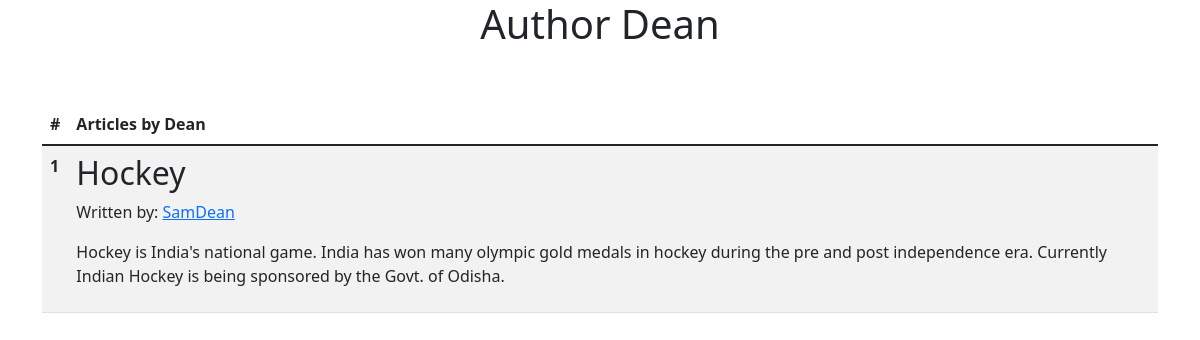
Screenshot of /author_home/Dean with the database file from the repository.
### main.py (models this page shows)
class User(db.Model):
    __tablename__ = "user"
    user_id = db.Column(db.Integer(), primary_key=True, autoincrement=True)
    name = db.Column(db.String(), unique=True)
    email = db.Column(db.String(), unique=True)

class Article(db.Model):
    __tablename__ = "article"
    article_id = db.Column(db.Integer(), primary_key=True, autoincrement=True)
    title = db.Column(db.String())
    content = db.Column(db.String())
    authors = db.relationship("User", secondary="article_authors")

### main.py (the view)
@app.route("/author_home/<author_name>", methods=["GET", "POST"])
def author_home(author_name):
    author_articles = Article.query.filter(
        Article.authors.any(name=author_name))
    return render_template("author_home.html", author_articles=author_articles, author_name=author_name)

### templates/author_home.html (shortened to what this page needs)
{% extends "base.html" %}
{% block body %}
<div class="container">
  <h1 class="text-center">Author {{ author_name }}</h1>
  <br /><br />
  <table class="table table-striped table-hover">
    <thead>
      <tr>
        <th scope="col">#</th>
        <th scope="col">Articles by {{ author_name }}</th>
      </tr>
    </thead>
    <tbody>
      {% for article in author_articles %}
      <tr>
        <th scope="row">{{ loop.index }}</th>
        <td>
          <h2>{{ article.title }}</h2>
          <p>
            Written by: {% for author in article.authors %}<a
            href="/author_home/{{author.name}}"
            target="_blank"
            >{{author.name}}</a {% endfor %}
          </p>
          <p>{{ article.content }}</p>
        </td>
      </tr>
      {% endfor %}
    </tbody>
  </table>
</div>
{% endblock %}

### rows the page displays
User: name "Dean"
Article: title "Hockey", content "Hockey is India's national game. India has won many olympic gold medals in hockey during the pre and post independence era. Currently Indian Hockey is being sponsored by the Govt. of Odisha."
User: name "Sam"
